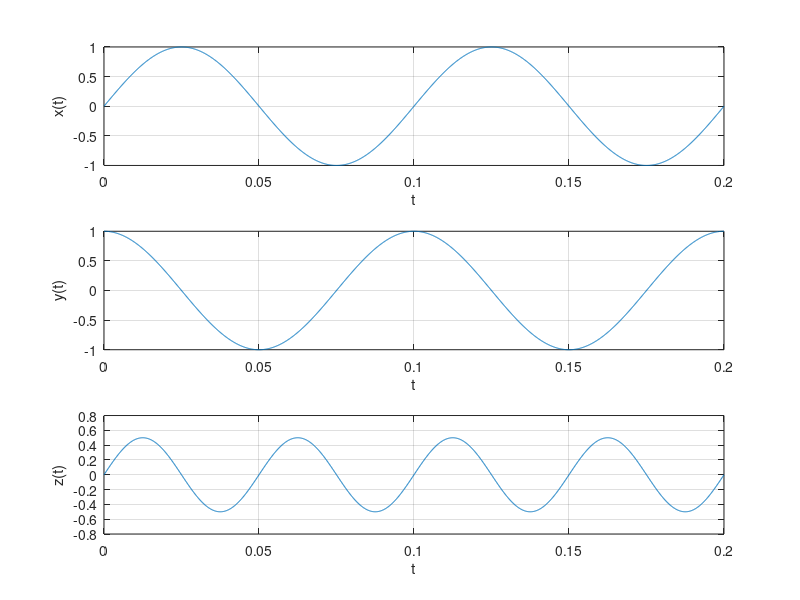

Reproduce this figure in MATLAB.
%x(t)
subplot(311)
t=0:0.0001:0.2;
x=cos(2*pi*t/0.1-acos(0));
plot(t,x); grid(); xlabel('t'); ylabel('x(t)');

%y(t)
subplot(312)
t=0:0.0001:0.2;
y=cos(2*pi*t/0.1);
plot(t,y); grid(); xlabel('t'); ylabel('y(t)');

%z(t)
subplot(313)
t=0:0.0001:0.2;
z=cos(2*pi*t/0.1).*cos(2*pi*t/0.1-acos(0));
plot(t,z); grid(); xlabel('t'); ylabel('z(t)');